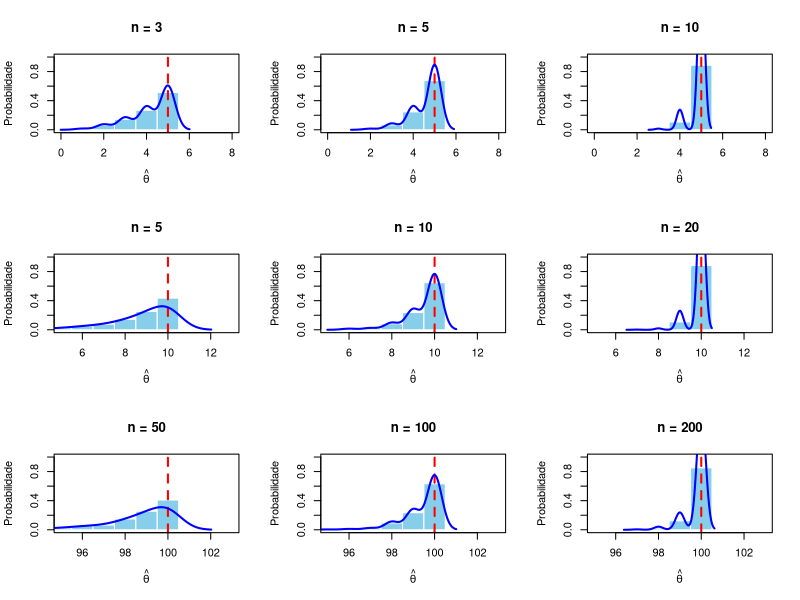
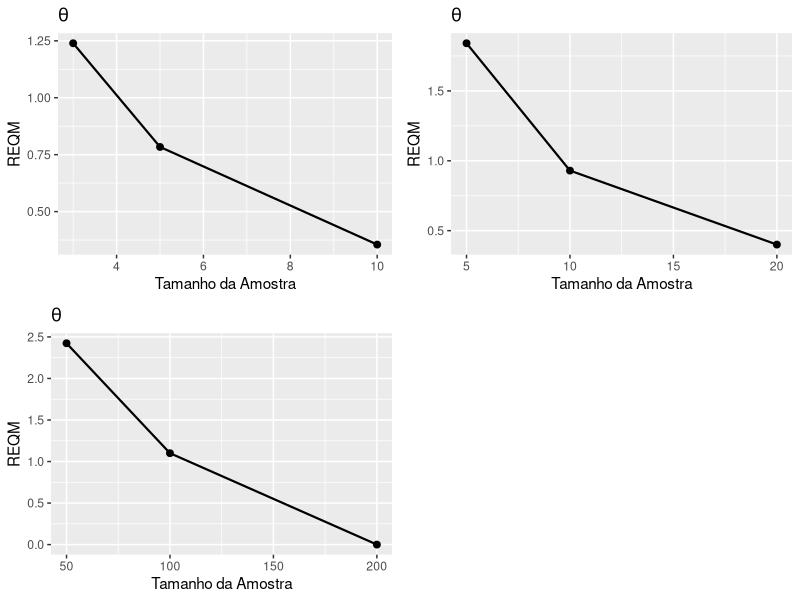
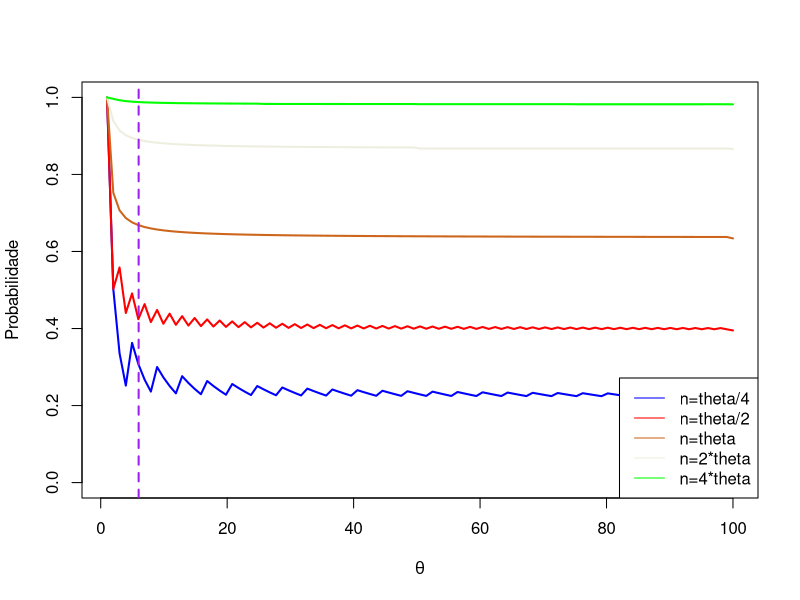

The R source for these figures, in order: (Note: this script raises an error after producing the figures.)
## ---- chunk 1

if (!require(tidyverse)) install.packages('tidyverse')
if (!require(purrr)) install.packages('purrr')
if (!require(ggplot2)) install.packages('ggplot2')
if (!require(cowplot)) install.packages('cowplot')


library('tidyverse')
library('purrr')
library('ggplot2')
library('cowplot')
## ---- chunk 2
rm(list = ls())
REP <- 1000
theta <- c(5,10,100)
n <- c(ceiling(theta/2),theta,2*theta)
n <- unique(n)
par(mfrow = c(3,3))
  
erros <- vicios <- erros_teorico <- vicios_teorico <- vicios <- ics <- ampls <- c()

tempo <- system.time({
  for (j in theta){
  for (i in n) {
    # CRIANDO O ESTIMADOR
    if (i == ceiling(j/2) | i==j | i==2*j) {
      amostra <- replicate(REP,rdunif(n = i,b = j))
      if (is.null(dim(amostra))) {
        estim <- max(amostra)
      } else{
        estim <- apply(amostra,2,max)
      }
      
      # CRIANDO UM CONTROLE PARA CALCULAR AS PROPRIEDADES DO EMV SEM PROBLEMAS
      
      tolerancia <- 1/9e+307
      val_tolerado <- 1/j^i
      k <- 0:(j-1)
      if (val_tolerado < tolerancia) {
        esp <- j
        esp2 <- j^2
        bias <- 0
      }
      else { 
        esp <- j - val_tolerado*(sum(k^i))
        esp2 <- j^2 - val_tolerado*(sum(k^i*(2*k+1)))
        bias <- - val_tolerado*(sum(k^i))
      }
      # CALCULANDO AS PROPRIEDADES
      
      var_teorico <- esp2 - (esp)^2
      bias_sim <- mean(estim) - j
      REQM <- round(sqrt(var(estim) + bias_sim^2),5)
      REQM_teorico <- round(sqrt(var_teorico + bias^2),5)
      erros_teorico <- c(erros_teorico,REQM_teorico)
      erros <- c(erros,REQM)
      vicios_teorico <- round(c(vicios_teorico,bias),5)
      vicios <- round(c(vicios,bias_sim),5)
      e <- quantile(estim, probs = .975)*sqrt(var_teorico)
      a <- as.numeric(round(esp - e,3))
      b <- as.numeric(round(esp + e,3))
      ampl <- round(b-a,5)
      ampls <- c(ampls,ampl)
      ic <- paste('[',a,'; ',b,']', sep = '')
      ics <- c(ics,ic)
      
      # PLOTANDO GRÁFICOS
      
      hist(estim,breaks = seq(0.5, j + 0.5, by = 1), main = paste('n =',i ),
           xlab = expression(hat(theta)) , ylab = "Probabilidade", col = "skyblue", border = "white", probability = TRUE,
            xlim = c(j-5,j+3), ylim = c(0,1))
      abline(v = j, col = "red", lwd = 2, lty = 2)
      lines(density(estim, adjust = 2), col = "blue", lwd = 2)
      box()
    }
  }
}

# GRAFICO REQM
  
par(mfrow = c(1,1))
  
tema <- theme_set(theme_classic())
g1 <- ggplot() +
  geom_point(mapping = aes(y = erros_teorico[1:3], x = n[n == ceiling(theta[1]/2) 
                                                         | n == theta[1] 
                                                         | n == theta[1]*2]),
             size = 2) +
  geom_line(mapping = aes(y = erros_teorico[1:3],x=n[n == ceiling(theta[1]/2) 
                                                     | n == theta[1] 
                                                     | n == theta[1]*2]),
            linetype = 1, colour = 'black', linewidth = .75) +
  labs(title = expression(theta),
       y = 'REQM',
       x = 'Tamanho da Amostra') +
  tema
g2 <- ggplot() +
  geom_point(mapping = aes(y = erros_teorico[4:6], x = n[n == ceiling(theta[2]/2) 
                                                         | n == theta[2] 
                                                         | n == theta[2]*2]),
             size = 2) +
  geom_line(mapping = aes(y = erros_teorico[4:6],x=n[n == ceiling(theta[2]/2) 
                                                     | n == theta[2] 
                                                     | n == theta[2]*2]),
            linetype = 1, colour = 'black', linewidth = .75) +
  labs(title = expression(theta), 
       y = 'REQM', 
       x = 'Tamanho da Amostra') +
  tema
g3 <- ggplot() +
  geom_point(mapping = aes(y = erros_teorico[7:9], x = n[n == ceiling(theta[3]/2) 
                                                         | n == theta[3] 
                                                         | n == theta[3]*2]),
             size = 2) +
  geom_line(mapping = aes(y = erros_teorico[7:9],x=n[n == ceiling(theta[3]/2) 
                                                     | n == theta[3] 
                                                     | n == theta[3]*2]),
            linetype = 1, colour = 'black', linewidth = .75) +
  labs(title = expression(theta), 
       y = 'REQM', 
       x = 'Tamanho da Amostra') +
  tema
theme_update(plot.title = element_text(hjust = 0.5))
print(plot_grid(g1,g2,g3))

  
par(mfrow = c(1,1))
dist <- function(theta) {
  prob1 <- 1-((theta-1)/theta)^(ceiling(1/4*theta))
  prob2 <- 1-((theta-1)/theta)^(ceiling(1/2*theta))
  prob3 <- 1-((theta-1)/theta)^(ceiling(theta))
  prob4 <- 1-((theta-1)/theta)^(ceiling(2*theta))
  prob5 <- 1-((theta-1)/theta)^(ceiling(4*theta))
  probs <- list('n=theta/4' = prob1, 'n=theta/2'=prob2, 'n=theta'= prob3,'n=2*theta'= prob4, 'n=4*theta' = prob5)
  return(probs)
}
  
  
x <- c(-1:1)

dist_prob1 <- function(theta) {
  dist(theta)$`n=theta/4`
}
  
dist_prob2 <- function(theta) {
  dist(theta)$`n=theta/2`
}
  
dist_prob3 <- function(theta) {
  dist(theta)$`n=theta`
}
  
dist_prob4 <- function(theta) {
  dist(theta)$`n=2*theta`
}
  
dist_prob5 <- function(theta) {
  dist(theta)$`n=4*theta`
}
  
  
# Plotar as três curvas separadamente
curve(dist_prob1, from = 1, to = 100, col = 'blue', ylim = c(0, 1), xlab = expression(theta), ylab = 'Probabilidade', lwd=2)
curve(dist_prob2, from = 1, to = 100, col = 'red', add = TRUE, lwd =2)
curve(dist_prob3, from = 1, to = 100, col = 'chocolate3', add = TRUE, lwd = 2)
curve(dist_prob4, from = 1, to = 100, col = 'ivory2', add = TRUE, lwd = 2)
curve(dist_prob5, from = 1, to = 100, col = 'green', add = TRUE, lwd = 2)
abline(v=6, col = "purple", lwd = 2, lty = 2)
legend("bottomright",
       legend = c('n=theta/4', 'n=theta/2', 'n=theta','n=2*theta','n=4*theta'),
       col = c('blue', 'red','chocolate3','ivory2','green'),
       lty = 1)
  
  
})

## ---- chunk 3
tempo
## ---- chunk 4
n <- c(3,5,10,5,10,20,50,100,200)

## TABELA DE VICIOS E ERROS

tabela_vicio <- data.frame(
  n_amostras = n,
  vicio = vicios,
  vicio_teorico = vicios_teorico,
  reqm = erros,
  reqm_teo = erros_teorico,
  theta = rep(theta,3)
)

## TABELA DE ITNERVALO DE CONFIANCA

tabela_confianca <- data.frame(
  n_amostras = n,
  intervalo = ics,
  amplitude = ampl,
  theta  = rep(theta,3)
)

## TABELA DE QUEDA PROPORCIONAL DO EQM

tax_qued_reqm <- abs(c(round((erros_teorico[3]/erros_teorico[1]) -1,5)*100,
                         round((erros_teorico[6]/erros_teorico[4]) -1,5)*100,
                         round((erros_teorico[9]/erros_teorico[7]) -1,5)*100))

tabela_queda <- data.frame(
  taxa = tax_qued_reqm,
  theta = theta
)

write.csv2(tabela_vicio, 'data/vies_emv.csv', row.names = F)
write.csv2(tabela_confianca, 'data/confianca_emv.csv', row.names = F)
write.csv2(tabela_queda, 'data/queda_emv.csv', row.names = F)
## ---- chunk 5
## FILTRANDO PELO TAMANHO DE THETA

tabela_vicio |> 
  filter(theta == 5)
tabela_vicio |> 
  filter(theta == 10)
tabela_vicio |> 
  filter(theta == 100)

## ---- chunk 6

tabela_confianca |> 
  filter(theta == 5)
tabela_confianca |> 
  filter(theta == 10)
tabela_confianca |> 
  filter(theta == 100)

## ---- chunk 7
tabela_queda
